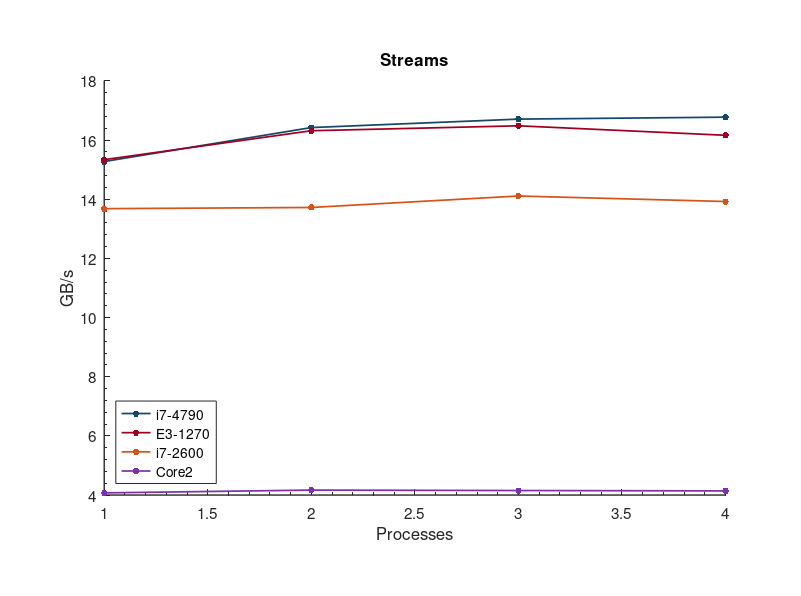
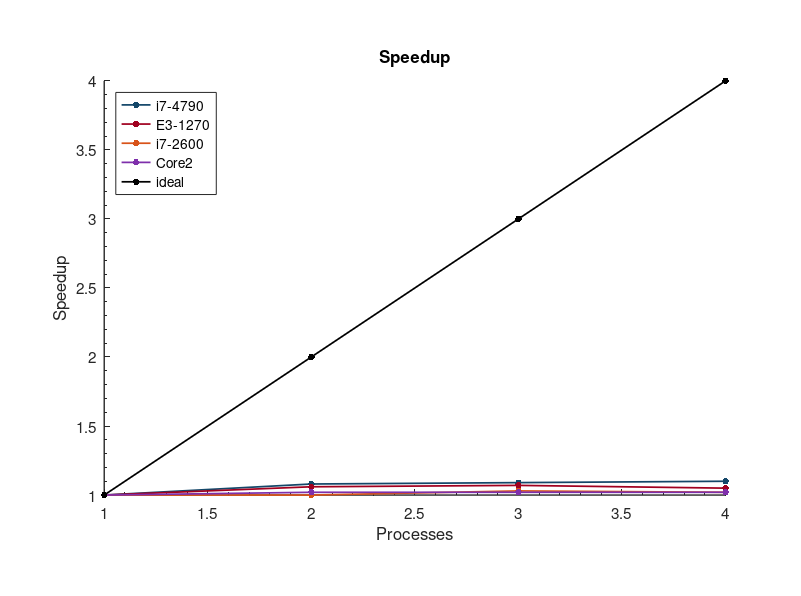

MATLAB code for these plots, in order:
clear; close all;

load('streams.txt');
load('speedup.txt');
titan = load('titan_streams.txt');
titan_spd = load('titan_speedup.txt');

% colors
color = [0 114 189; ...     % blue
        20 71 105;  ...     % dk blue
        161 0 31;   ...     % red  
        217 83 25;  ...     % orange
        126 47 172; ...     % ppl
        94 151 17;  ...     % gn
        237 177 32]./256;   % yl
    
    
figure;
set(gcf, 'position', [466 246 802 597] );
D = cell(1,5);
% set up
xrat = 1.5;
yrat = 1;

leg = char('i7-4790','E3-1270','i7-2600','Core2');


for i = 2:5
    h = plot(streams(:,1),streams(:,i)./1000); hold on;
    set(h,'Marker','.','Color',color(i,:))
    set(h,'LineWidth',2)
    D{1,i} = h;
end



legend([D{1,:}],leg,'Location','southwest');
title('Streams');xlabel('Processes');ylabel('GB/s');
set(gca,'FontSize',10);
pbaspect([xrat,yrat,1])

set([D{1,:}],'LineWidth',1.25,'MarkerSize',15)

set(gcf,'PaperPositionMode','auto')
set(gcf,'Renderer','painters')
set(gca,'FontSize',11)

set(gca, 'Box', 'off', ...
  'XMinorTick'  , 'on'      , ...
  'YMinorTick'  , 'on'      , ...
  'LineWidth'   , 1 );

hold off

leg = char('i7-4790','E3-1270','i7-2600','Core2','ideal');



   
figure;
set(gcf, 'position', [466 246 802 597] );
D = cell(1,5);
% set up
xrat = 1.5;
yrat = 1;


ideal(:,1) = 1:4;
ideal(:,2) = 1:4;

for i = 2:5
    h = plot(speedup(:,1),speedup(:,i)); hold on;
    set(h,'Marker','.','Color',color(i,:))
    set(h,'LineWidth',2)
    D{1,i} = h;
end

h = plot(ideal(:,1),ideal(:,2),'k'); hold on;
    set(h,'Marker','.')
    set(h,'LineWidth',2)
D{1,6} = h;

legend([D{1,:}],leg,'Location','northwest');
title('Speedup');xlabel('Processes');ylabel('Speedup');
set(gca,'FontSize',10);
pbaspect([xrat,yrat,1])

set([D{1,:}],'LineWidth',1.25,'MarkerSize',15)

set(gcf,'PaperPositionMode','auto')
set(gcf,'Renderer','painters')
set(gca,'FontSize',11)

set(gca, 'Box', 'off', ...
  'XMinorTick'  , 'on'      , ...
  'YMinorTick'  , 'on'      , ...
  'LineWidth'   , 1 );

hold off
